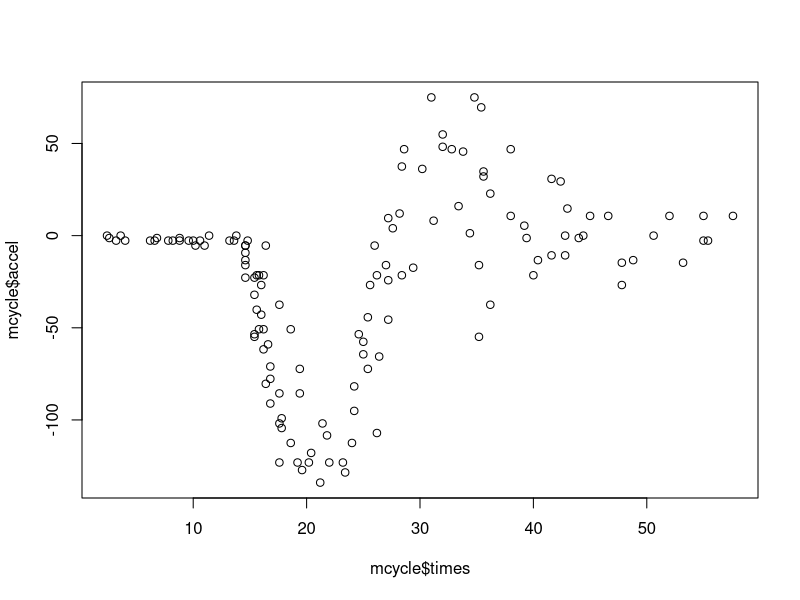
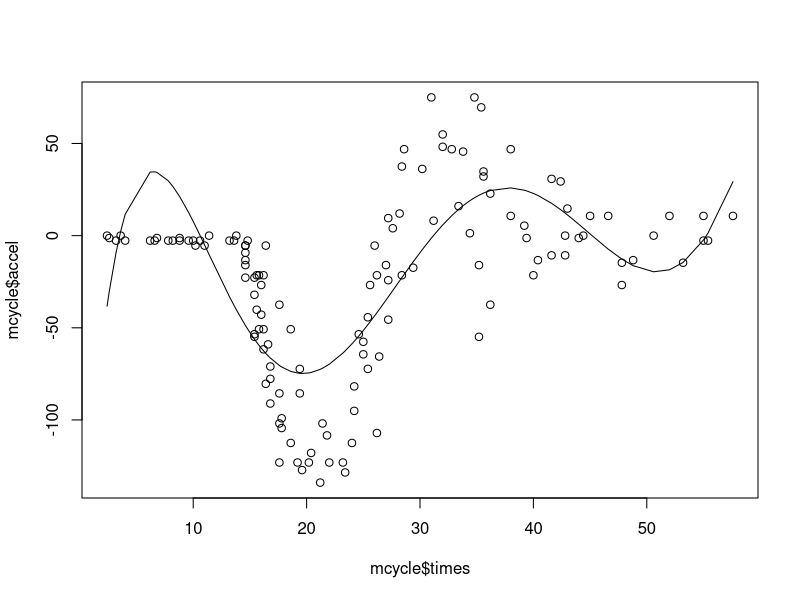
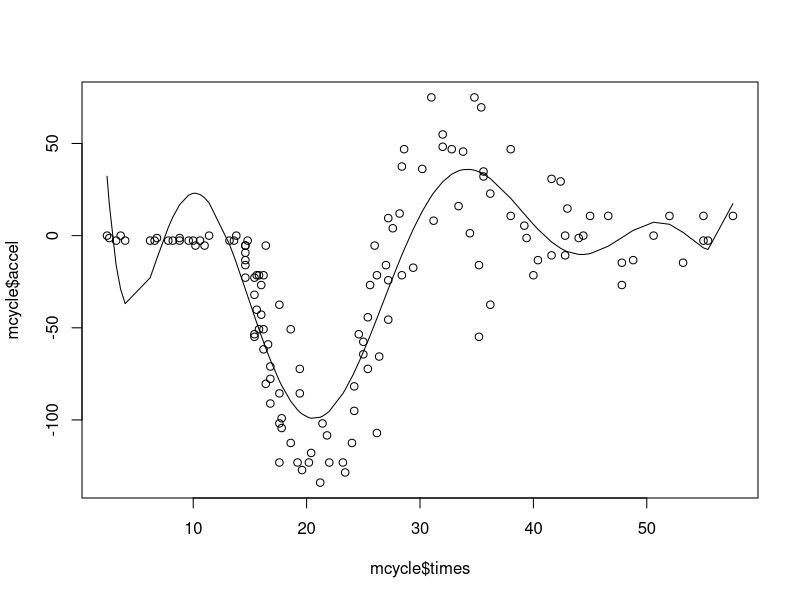
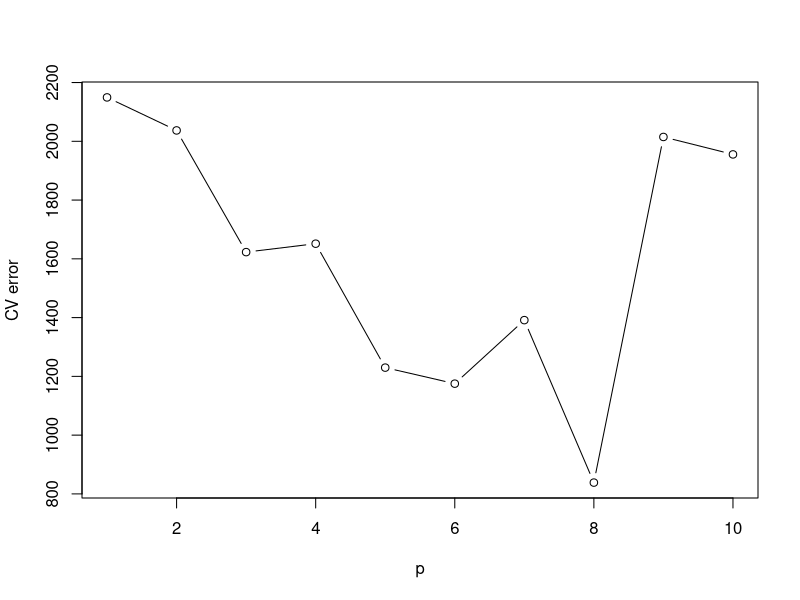
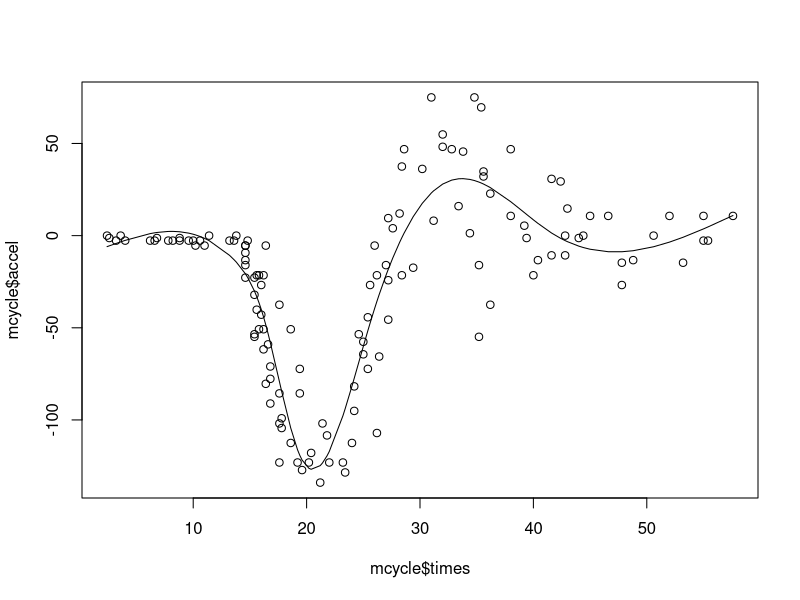
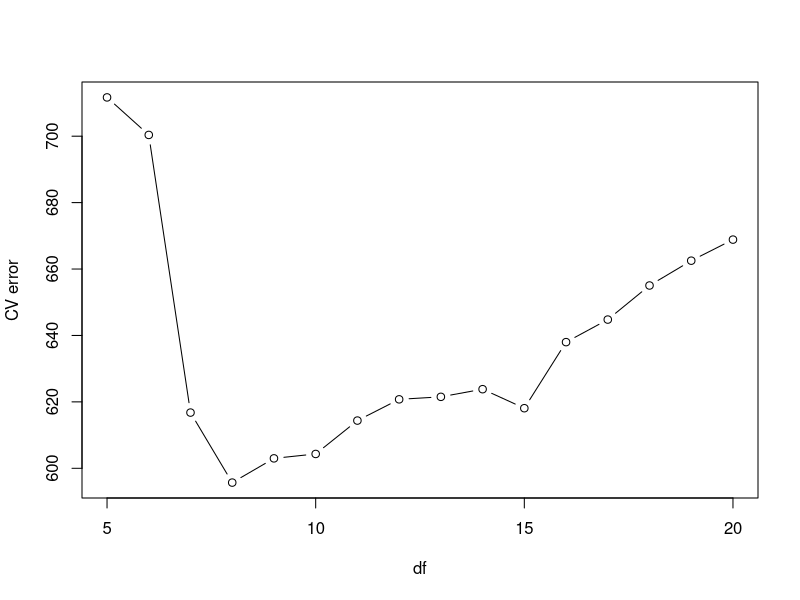
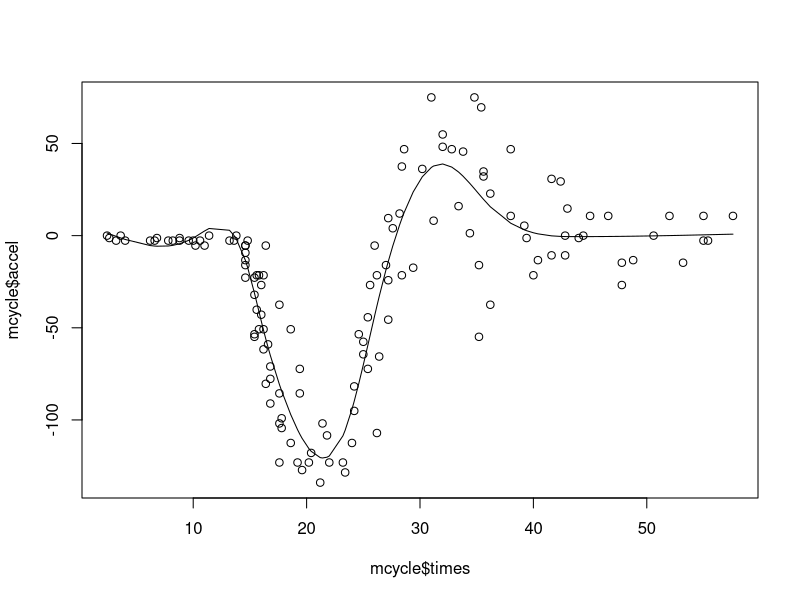
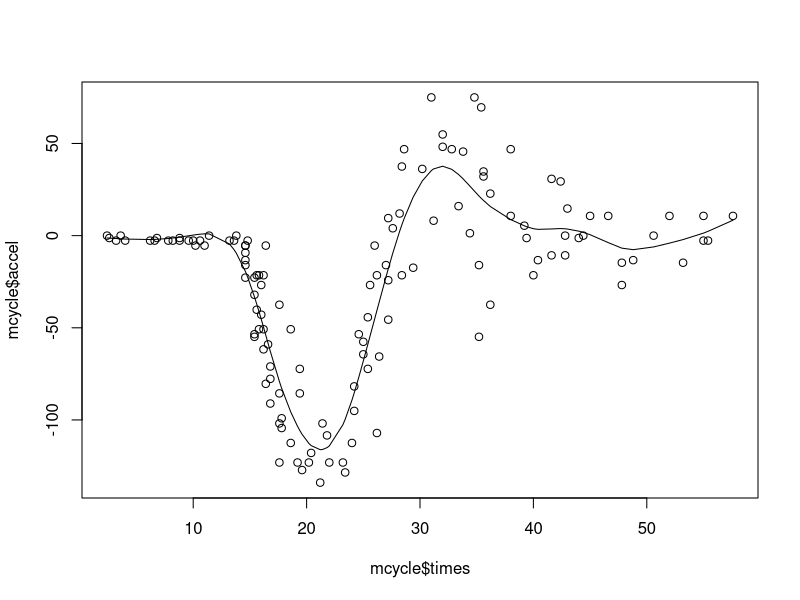

Source code (R) for these figures, in order: (Note: this script raises an error after producing the figures.)
#---------------- Exercice 1 ------------------

library('MASS')
n<-length(mcycle$times)

plot(mcycle$times,mcycle$accel)
test.data<-data.frame(times=seq(0,60,1))

summary(mcycle)

# q1

fit1=lm(accel~poly(times,6),data=mcycle)

plot(mcycle$times,mcycle$accel)
lines(mcycle$times,fit1$fitted.values)

fit2=lm(accel~poly(times,8),data=mcycle)

plot(mcycle$times,mcycle$accel)
lines(mcycle$times,fit2$fitted.values)

# etc...

# q2

# 5-fold cross-validation
K<-5
folds=sample(1:K,n,replace=TRUE)
P<-1:10
N<-length(P)
CV1<-rep(0,N)
for(i in (1:N)){
  print(i)
  for(k in (1:K)){
    fit=lm(accel~poly(times,P[i]),data=mcycle[folds!=k,])
    pred<-predict(fit,newdata=mcycle[folds==k,])
    print(pred)
    CV1[i]<-CV1[i]+ sum((mcycle$accel[folds==k]-pred)^2)
  }
  CV1[i]<-CV1[i]/n
}
plot(P,CV1,type='b',xlab='p',ylab='CV error')


# q3
library(splines)
fit=lm(accel~ns(times,df=7),data=mcycle)
plot(mcycle$times,mcycle$accel)
lines(mcycle$times,fit$fitted.values)


DF<-5:20
N<-length(DF)
CV2<-rep(0,N)
folds=sample(1:K,n,replace=TRUE)
for(i in (1:N)){
  print(i)
  for(k in (1:K)){
    fit=lm(accel~ns(times,df=DF[i]),data=mcycle[folds!=k,])
    pred<-predict(fit,newdata=mcycle[folds==k,])
    CV2[i]<-CV2[i]+ sum((mcycle$accel[folds==k]-pred)^2)
  }
  CV2[i]<-CV2[i]/n
}
plot(DF,CV2,type='b',xlab='df',ylab='CV error')

fit=lm(accel~ns(times,df=10),data=mcycle)
plot(mcycle$times,mcycle$accel)
lines(mcycle$times,fit$fitted.values)


# q4

fit=smooth.spline(mcycle$times,mcycle$accel,cv=TRUE)
dfopt<-fit$df
fit=smooth.spline(mcycle$times,mcycle$accel,df=dfopt)
plot(mcycle$times,mcycle$accel)
lines(fit$x,fit$y)

DF<-seq(9,17,0.5)
N<-length(DF)
CV3<-rep(0,N)
for(i in (1:N)){
  print(i)
  for(k in (1:K)){
    fit=smooth.spline(mcycle$times[folds!=k],mcycle$acce[folds!=k],df=DF[i])
    pred<-predict(fit,mcycle$times[folds==k])
    CV3[i]<-CV3[i]+ sum((mcycle$accel[folds==k]-pred$y)^2)
  }
  CV3[i]<-CV3[i]/n
}
plot(DF,CV3,type='b',xlab='df',ylab='CV error')

# q5

fit1=lm(accel~poly(times,10),data=mcycle)
fit2=lm(accel~ns(times,df=12),data=mcycle)
fit3=smooth.spline(mcycle$times,mcycle$accel,df=dfopt)

plot(mcycle$times,mcycle$accel)
lines(mcycle$times,fit1$fitted.values,col='red')
lines(mcycle$times,fit2$fitted.values,lty=1,col='blue')
lines(fit3$x,fit3$y,lty=1,col='green')

min(CV1)
min(CV2)
min(CV3)





#---------------- Exercice 2 ------------------
library(gam)
data(kyphosis)
attach(kyphosis)

# Q1

plot(kyphosis)
boxplot(Age ~Kyphosis)
boxplot(Number ~Kyphosis)
boxplot(Start ~Kyphosis)

stripchart(Age ~Kyphosis,method='jitter')
stripchart(Number ~Kyphosis,method='jitter')
stripchart(Start ~Kyphosis,method='jitter')


# Q2

# splines naturelles
fit<-gam(Kyphosis ~ ns(Age,2)+ ns(Number,2) + ns(Start,2),family='binomial',data=kyphosis,trace=TRUE)
plot(fit,se=TRUE)

# splines de lissage
fit<-gam(Kyphosis ~ s(Age,2)+ s(Number,3) + s(Start,3),family='binomial',data=kyphosis,trace=TRUE)
plot(fit,se=TRUE)

# Q3
N<-nrow(kyphosis)
DF1<-1:3
DF2<-1:3
DF3<-1:3
ERR<-array(0,c(3,3,3))
ERR1<-ERR
for(i in 1:N){
  print(i)
  for(j in 1:3){
    for(k in 1:3){
      for(ell in 1:3){
        fit<-gam(Kyphosis ~ s(Age,j)+ s(Number,k) + s(Start,ell),family='binomial',
                 data=kyphosis[-i,],trace=FALSE)
        pred<-predict(fit,newdata=kyphosis[i,],type='link')
        if(pred>0) ypred<-'present' else ypred<-'absent'
        err<- ypred !=  Kyphosis[i]
        ERR[j,k,ell]<-ERR[j,k,ell]+ err
        fit1<-gam(Kyphosis ~ ns(Age,j)+ ns(Number,k) + ns(Start,ell),family='binomial',
                  data=kyphosis[-i,],trace=FALSE)
        pred1<-predict(fit1,newdata=kyphosis[i,],type='link')
        if(pred1>0) ypred1<-'present' else ypred1<-'absent'
        err1<- ypred1 !=  Kyphosis[i]
        ERR1[j,k,ell]<-ERR1[j,k,ell]+ err1
      }
    }
  }
}

ERR<-ERR/N
ERR1<-ERR1/N

fit<-gam(Kyphosis ~ ns(Age,3)+ ns(Number,2) + ns(Start,1),family='binomial',data=kyphosis,trace=TRUE)
plot(fit,se=TRUE)
